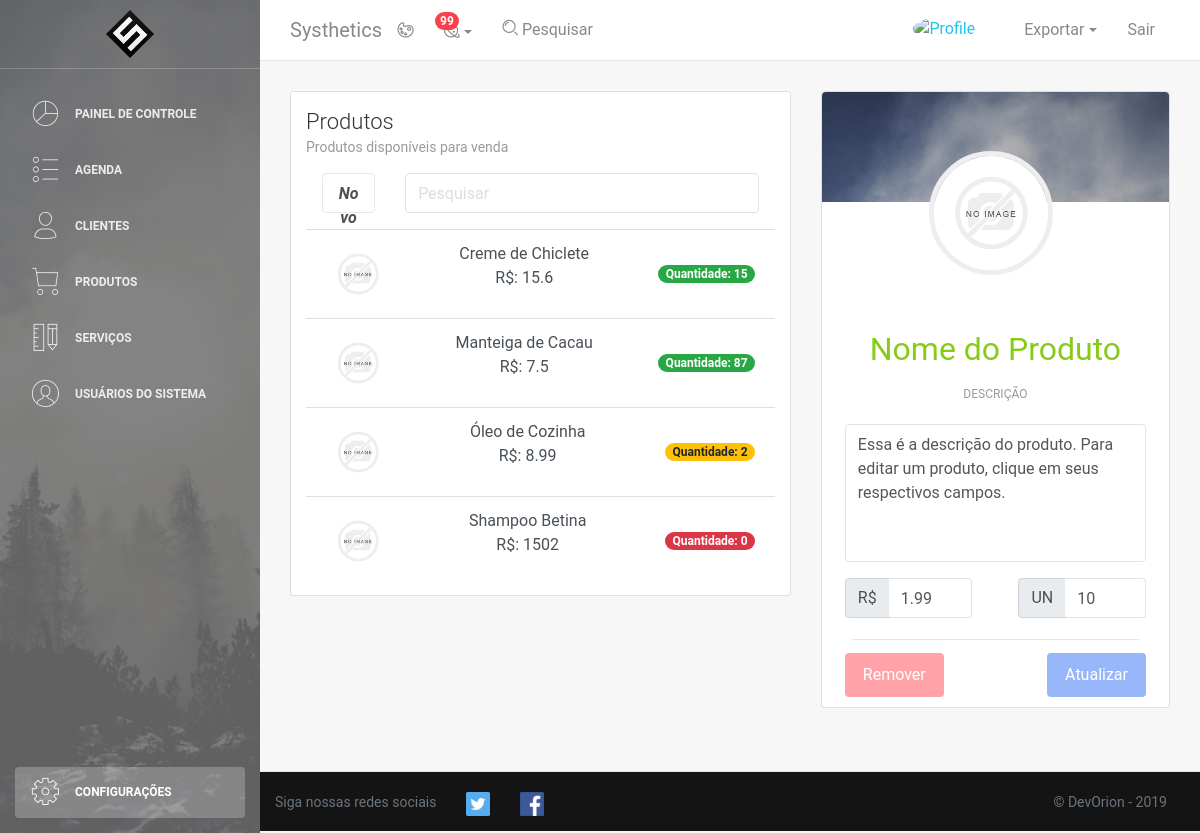
/produtos.php, run on the app's committed database.
### tables this page shows
CREATE TABLE IF NOT EXISTS Produto (
	id INT AUTO_INCREMENT UNIQUE,
	nome VARCHAR(128) NOT NULL,
	descricao VARCHAR(512),
	preco DOUBLE NOT NULL,
	quantidade DOUBLE DEFAULT 0,
	foto VARCHAR(256) DEFAULT "img/produto/default.png",
	PRIMARY KEY(id)
);

### DAO/produtoDAO.php (called while the page is built, shortened)
<?php
    require("conn.php");
    class ProdutoDAO{
        function listar($busca){
            $conexao = conectar();
            $busca = "%" . $busca . "%";
            $query = "SELECT * FROM produto WHERE UPPER(nome) LIKE UPPER(?);";
            $stmt = mysqli_prepare($conexao,$query);
            mysqli_stmt_bind_param($stmt,"s",$busca);
            $resultado = executar_SQL($conexao,$stmt);
            return lerResultado($resultado);
        }
    }
?>

### DAO/conn.php (called while the page is built, shortened)
<?php
if(!function_exists('executar_SQL')){
    function executar_SQL($conexao, $stmt){
        mysqli_stmt_execute($stmt) or die("Falha ao executar a consulta: " . $stmt->error);
        $resultado = mysqli_stmt_get_result($stmt);
        return $resultado;
    }
}
if(!function_exists('lerResultado')){
    function lerResultado($resultado){
        $arrayResultado = [];
        for($i=0;$i<mysqli_num_rows($resultado);$i++){
            $arrayResultado[$i] = mysqli_fetch_assoc($resultado);
        }
        return $arrayResultado;
    }
}
?>

### produtos.php (the view, shortened to what this page needs)
<!DOCTYPE html>
<html lang="pt-br">
<head>
    <link rel="stylesheet" href="https://maxcdn.bootstrapcdn.com/font-awesome/latest/css/font-awesome.min.css" />
    <link href="css/bootstrap.min.css" rel="stylesheet"/>
    <link href="css/light-bootstrap-dashboard.css" rel="stylesheet" />
    <link href="css/dashboard-style.css" rel="stylesheet" />
    <link href="css/user.css" rel="stylesheet" type="text/css" >
    <?php require "DAO/produtoDAO.php";
        $produtoDAO = new ProdutoDAO();
        $busca = "";
        $produtos = $produtoDAO->listar($busca);
        if(isset($_GET['id'])){
            $prodView = $produtoDAO->get($_GET['id']);
            if(!isset($prodView)){
                header('location:produtos.php');
            }
        }
        else{
            $prodView['id']=0;
            $prodView['nome']='Nome do Produto';
            $prodView['descricao']='Essa é a descrição do produto. Para editar um produto, clique em seus respectivos campos.';
            $prodView['foto']='img/produto/default.png';
            $prodView['preco']=1.99;
            $prodView['quantidade']=10;
        }
    ?>
</head>
<body onload=" <?php if(isset($_GET['msg'])) { echo "demo.showNotification('top','center', '$mensagem', '$icon', '$colortype');"; } ?> ">
    <?php require_once "php/printMenu.php"?>
    <div class="main-panel">
        <?php require_once "php/printNavbar.php"?>
        <div class="content">
            <div class="container-fluid">
                <div class="row">
                    <div class="col-md-7">
                            <div class="card">
                                <div class="card-header">
                                    <h4 class="card-title">Produtos</h4>
                                    <p class="card-category">Produtos disponíveis para venda</p>
                                </div>
                                <div class="card-body">
                                    <div class="row mb-3">
                                        <div class="col-2 ml-3" >
                                            <a class="btn btn-success form-control" role="button" data-toggle="modal" data-target="#modalCadastroProduto">
                                                <i><strong> Novo</strong></i>
                                            </a>
                                        </div>
                                        <div class="col mr-3">
                                            <input class="form-control" type="search" name="search" placeholder="Pesquisar">
                                        </div>
                                    </div>
                                    <div class="list-group list-group-flush">
                                        <?php
                                        if(count($produtos) != 0){
                                            foreach($produtos as $produto){
                                                ?>
                                                <a href="produtos.php?id=<?php echo $produto['id'];?>" class="list-group-item text-center d-flex justify-content-between align-items-center list-group-item-action <?php if($produto['id'] == $prodView['id']){ echo "active";}?>">
                                                    <img class="pic"src="<?php echo $produto['foto']; ?>" width="64" height="64">
                                                    <p>
                                                        <?php echo $produto['nome']; ?><br>
                                                        <span> R$: <?php echo $produto['preco']; ?></span>
                                                    </p>
                                                    <span class="badge <?php if ($produto['quantidade'] <= 0) { echo 'badge-danger';}elseif($produto['quantidade'] <= 10){echo 'badge-warning';}else{ echo 'badge-success';}?> badge-pill">Quantidade: <?php echo $produto['quantidade'];?></span>
                                                </a>
                                            <?php
                                            }
                                        }
                                        ?>
                                    </div>
                                </div>
                            </div>
                        </div>
                        <div class="col-md-5">
                            <div class="card card-user">
                                <div class="card-image">
                                    <img class="img-cover" src="img/banner.jpg" alt="...">
                                </div>
                                <div class="card-body">
                                    <div class="author">
                                        <form id="formImagem" name="formImagem" action="php/atualizarImagemProduto.php" method="POST" enctype="multipart/form-data">
                                            <label for="imagem">
                                                <p class="mt-1">
                                                    <img class="avatar pic border-gray imgperfil" src="<?php echo $prodView['foto'] ;?>" alt="profile">
                                                </p>
                                            </label>
                                        </form>
                                        <form id="formAtualizaProduto" name="formAtualizaProduto" action="php/atualizarProduto.php" method="POST">
                                            <div class="row">
                                                <div class="col mx-2 ">
                                                  <input type="productname" class="text-success form-control inpt borderless" id="nome" name="nome" value="<?php echo $prodView['nome'] ;?>" required>
                                                </div>
                                              </div>
                                              <div class="row">
                                                <div class="col mx-2 text- mt-3">
                                                    <label for="descricao">Descrição</label>
                                                    <textarea class="form-control desc my-3" rows="5" name="descricao" id="descricao"><?php echo $prodView['descricao'];?> </textarea>
                                                </div>
                                              </div>
                                                <div class="row">
                                                  <div class="col mx-2">
                                                        <div class="input-group mb-3">
                                                            <div class="input-group-prepend">
                                                                <span class="input-group-text" id="basic-addon1">R$</span>
                                                            </div>
                                                            <input name="preco" id="preco" type="price" class="form-control" placeholder="2019,99" value="<?php echo $prodView['preco'] ;?>">
                                                        </div>
                                                  </div>
                                                  <div class="col mx-2">
                                                      <div class="input-group mb-3">
                                                            <div class="input-group-prepend">
                                                                <span class="input-group-text" id="basic-addon1">UN</span>
                                                            </div>
                                                            <input name="quantidade" id="quantidade" type="quantity" class="form-control" value="<?php echo $prodView['quantidade'] ;?>">
                                                        </div>
                                                  </div>
                                                </div>
                                                <hr>
                                                <button type="button" class="btn btn-danger btn-fill pull-left mx-2 mt-2" onclick='showAlert("<?php  echo $prodView['nome'] ?>","<?php  echo $prodView['id'] ?>","remover")' <?php if($prodView['id']==0){ echo 'disabled';}?>>Remover</button>
                                                <button type="submit" class="btn btn-primary btn-fill pull-right mx-2 mt-2" <?php if($prodView['id']==0){ echo 'disabled';}?>>Atualizar</button>
                                        </form>
                                    </div>
                                </div>
                            </div>
                        </div>
                </div>
        </div>
        </div>
        <?php require_once "php/printFooter.php"?>
        </div>
        </div>
</body>
</html>

### php/printMenu.php
<div class="wrapper">
        <div class="sidebar" data-image="img/banner.png" data-color="black">
            <div class="sidebar-wrapper">
                <div class="logo text-center">
                    <img class="mx-5" src="img/logo.png" alt="" width="48" height="48">
                </div>
                <ul class="nav">
                    <li>
                        <a class="nav-link" href="dashboard.php">
                            <i class="nc-icon nc-chart-pie-35"></i>
                            <p>Painel de Controle</p>
                        </a>
                    </li>
                    <li>
                        <a class="nav-link" href="agenda.php">
                            <i class="nc-icon nc-bullet-list-67"></i>
                            <p>Agenda</p>
                        </a>
                    </li>
                    <li class="nav-item">
                        <a class="nav-link" href="clientes.php">
                            <i class="nc-icon nc-single-02"></i>
                            <p>Clientes</p>
                        </a>
                    </li>
                    <li>
                        <a class="nav-link" href="produtos.php">
                            <i class="nc-icon nc-cart-simple"></i>
                            <p>Produtos</p>
                        </a>
                    </li>
                    <li>
                        <a class="nav-link" href="servicos.php">
                            <i class="nc-icon nc-ruler-pencil"></i>
                            <p>Serviços</p>
                        </a>
                    </li>
                    <li>
                        <a class="nav-link" href="usuarios.php">
                            <i class="nc-icon nc-circle-09"></i>
                            <p>Usuários do Sistema</p>
                        </a>
                    </li>
                    <li class="nav-item active active-pro">
                        <a class="nav-link active" href="configuracoes.php">
                            <i class="nc-icon nc-settings-gear-64"></i>
                            <p>Configurações</p>
                        </a>
                    </li>
                </ul>
            </div>
        </div>

### php/printNavbar.php (shortened to what this page needs)
<nav class="navbar navbar-expand-lg " color-on-scroll="500">
                <div class=" container-fluid  ">
                    <a class="navbar-brand" href="#"> Systhetics </a>
                    <div class="collapse navbar-collapse justify-content-end" id="navigation">
                        <ul class="nav navbar-nav mr-auto">
                            <li class="nav-item">
                                <a href="#" class="nav-link" data-toggle="dropdown">
                                    <i class="nc-icon nc-palette"></i>
                                </a>
                            </li>
                            <li class="dropdown nav-item">
                                <a href="#" class="dropdown-toggle nav-link" data-toggle="dropdown">
                                    <i class="nc-icon nc-planet"></i>
                                    <span class="notification">99</span>
                                </a>
                            </li>
                            <li class="nav-item">
                                <a href="#" class="nav-link">
                                    <i class="nc-icon nc-zoom-split"></i>
                                    <span class="d-lg-block">&nbsp;Pesquisar</span>
                                </a>
                            </li>
                        </ul>
                        <ul class="navbar-nav ml-auto">
                            <li class="nav-item">
                                <a class="" href="./perfilUsuario.php?id=<?php echo $_SESSION['id']; ?>">
                                    <img class="rounded-circle mx-0" src="<?php echo $_SESSION['foto']; ?>" alt="Profile" width="32" height="32">
                                </a>
                                <a class="nav-link" href="./perfilUsuario.php?id=<?php echo $_SESSION['id']; ?>">
                                </a>
                            </li>
                            <li class="nav-item dropdown">
                                <a class="nav-link dropdown-toggle" href="http://example.com" id="navbarDropdownMenuLink" data-toggle="dropdown" aria-haspopup="true" aria-expanded="false">
                                    <span class="no-icon">Exportar</span>
                                </a>
                            </li>
                            <li class="nav-item">
                                <a class="nav-link" href="index.php">
                                    <span class="no-icon">Sair</span>
                                </a>
                            </li>
                        </ul>
                    </div>
                </div>
</nav>

### php/printFooter.php (shortened to what this page needs)
<footer class="footer text-muted">
    <div class="container">
        <nav>
            <ul class="footer-menu ">
                <li>
                    <a class="text-muted text-left">
                        Siga nossas redes sociais
                    </a>
                </li>
                <li>
                    <a target="_blank" href="http://www.twitter.com">
                        <img src="img/twitter.png" width="24" height="24">
                    </a>
                </li>
                <li>
                    <a target="_blank" href="http://www.facebook.com">
                        <img src="img/facebook.png" width="24" height="24">
                    </a>
                </li>
            </ul>
        <p class="copyright text-right">
            <span class="text-light text-muted">&copy; DevOrion -
             </span>
        </p>
        </nav>
    </div>
</footer>

### css/dashboard-style.css (style rules this page uses)
.img-cover { object-fit: cover; }

### css/user.css (style rules this page uses)
.pic { object-fit: cover; cursor: pointer; }
.borderless { border: none !important; background: transparent !important; font-size: 32px; text-align: center; }
.desc { resize: none; }

### data on the page
produto: foto (placeholder picture), nome "Creme de Chiclete", preco "15.6", quantidade "15"
produto: foto (placeholder picture), nome "Manteiga de Cacau", preco "7.5", quantidade "87"
produto: foto (placeholder picture), nome "Óleo de Cozinha", preco "8.99", quantidade "2"
produto: foto (placeholder picture), nome "Shampoo Betina", preco "1502", quantidade "0"
